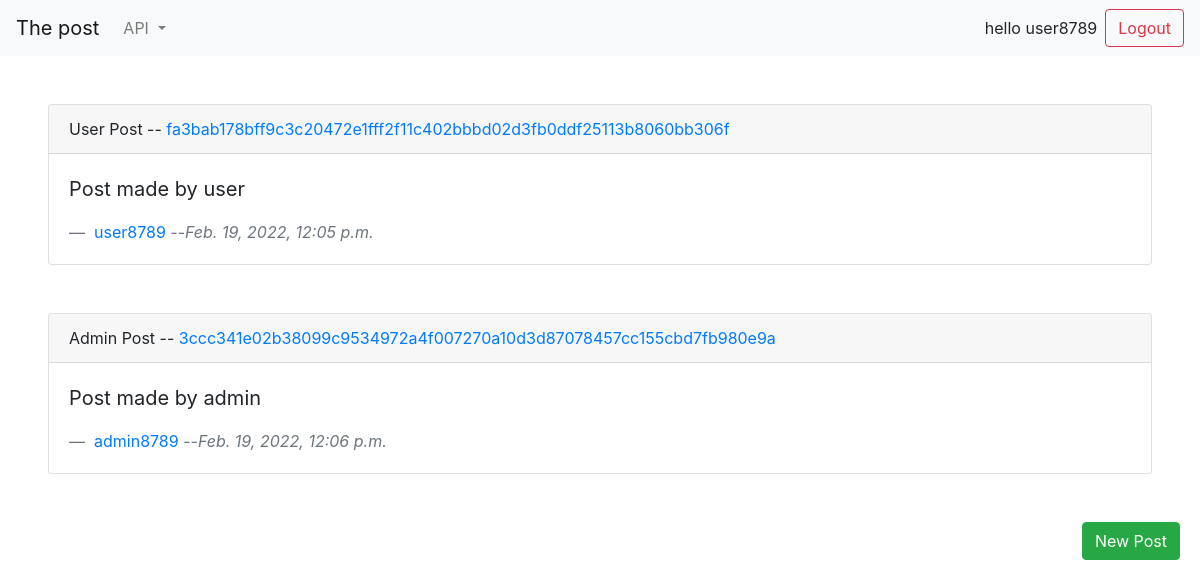
The page /home (signed in) on the database its author committed.
### api/models.py (models this page shows, shortened)
class Post(models.Model):
    user = models.ForeignKey(User, on_delete=models.CASCADE)
    title = models.CharField(max_length=200)
    text = models.TextField()
    created_date = models.DateTimeField(default=timezone.now)
    published_date = models.DateTimeField(blank=True, null=True)
    hash = models.CharField(max_length=32, default=None, null=True)
    txId = models.CharField(max_length=66, default=None, null=True)

### api/views.py (the view)
# urls.py: path('home', views.home, name='home'),
@login_required(login_url='signin')
def home(request):
    user_ip = UserIpAddress.objects.order_by('id')
    client_ip = request.META['REMOTE_ADDR']
    for u in user_ip:
        if u.id == request.user.id:
            if u.address != client_ip:
                UserIpAddress.objects.filter(
                    user_id=request.user.id).update(
                    address=client_ip)
                messages.error(
                    request, 'you accessed with a different ip address')
                break
    posts = Post.objects.order_by('published_date')
    user_detail = request.user.is_superuser
    return render(request, 'blog/home.html',
                  {'posts': posts, 'permission': user_detail})

### api/templates/blog/home.html (shortened to what this page needs)
<!DOCTYPE html>
<html lang="en">
  <head>
    <link
      rel="stylesheet"
      href="https://stackpath.bootstrapcdn.com/bootstrap/4.1.3/css/bootstrap.min.css"
    />
  </head>
  <body>
    <nav class="navbar navbar-expand-lg navbar-light bg-light">
      <a class="navbar-brand" href="#">The post</a>
      <div class="collapse navbar-collapse" id="navbarSupportedContent">
        <ul class="navbar-nav mr-auto">
          <li class="nav-item dropdown">
            <a
              class="nav-link dropdown-toggle"
              href="#"
              id="navbarDropdown"
              role="button"
              data-toggle="dropdown"
              aria-haspopup="true"
              aria-expanded="false"
            >
              API
            </a>
          </li>
        </ul>
        <div class="form-inline my-2 my-lg-0">
          <span class="mr-sm-2">hello {{request.user}}</span>
          <a
            class="btn btn-outline-danger my-2 my-sm-0"
            href="{% url 'logout' %}"
            >Logout</a
          >
        </div>
      </div>
    </nav>
     {% for post in posts %}
    <div class="card m-5">
      <div class="card-header">{{ post.title }} -- <a href="https://ropsten.etherscan.io/tx/{{post.txId}}" target="_blank">{{post.hash}}</a></div>
      <div class="card-body">
        <blockquote class="blockquote mb-0">
          <p>{{ post.text }}</p>
          <footer class="blockquote-footer">
            <a href="{% url 'user_page' post.user_id %}">{{ post.user }} </a
            >--<cite title="Source Title">{{ post.published_date }}</cite>
          </footer>
        </blockquote>
      </div>
    </div>
    {% endfor %}
    <div class="my-button">
      <a class="btn btn-success" href="{% url 'post_new' %}">New Post</a>
    </div>
  </body>
</html>

### api/templates/blog/home.html (style rules this page uses)
.my-button { position: sticky; bottom: 0; padding-bottom: 20px; padding-right: 20px; display: flex; justify-content: end; }

### rows shown on the page
Post: title "User Post", hash "fa3bab178bff9c3c20472e1fff2f11c402bbbd02d3fb0ddf25113b8060bb306f", text "Post made by user", user "user8789", published_date "Feb. 19, 2022, 12:05 p.m."
Post: title "Admin Post", hash "3ccc341e02b38099c9534972a4f007270a10d3d87078457cc155cbd7fb980e9a", text "Post made by admin", user "admin8789", published_date "Feb. 19, 2022, 12:06 p.m."

### other values the page prints
{{ request.user }} "user8789"
